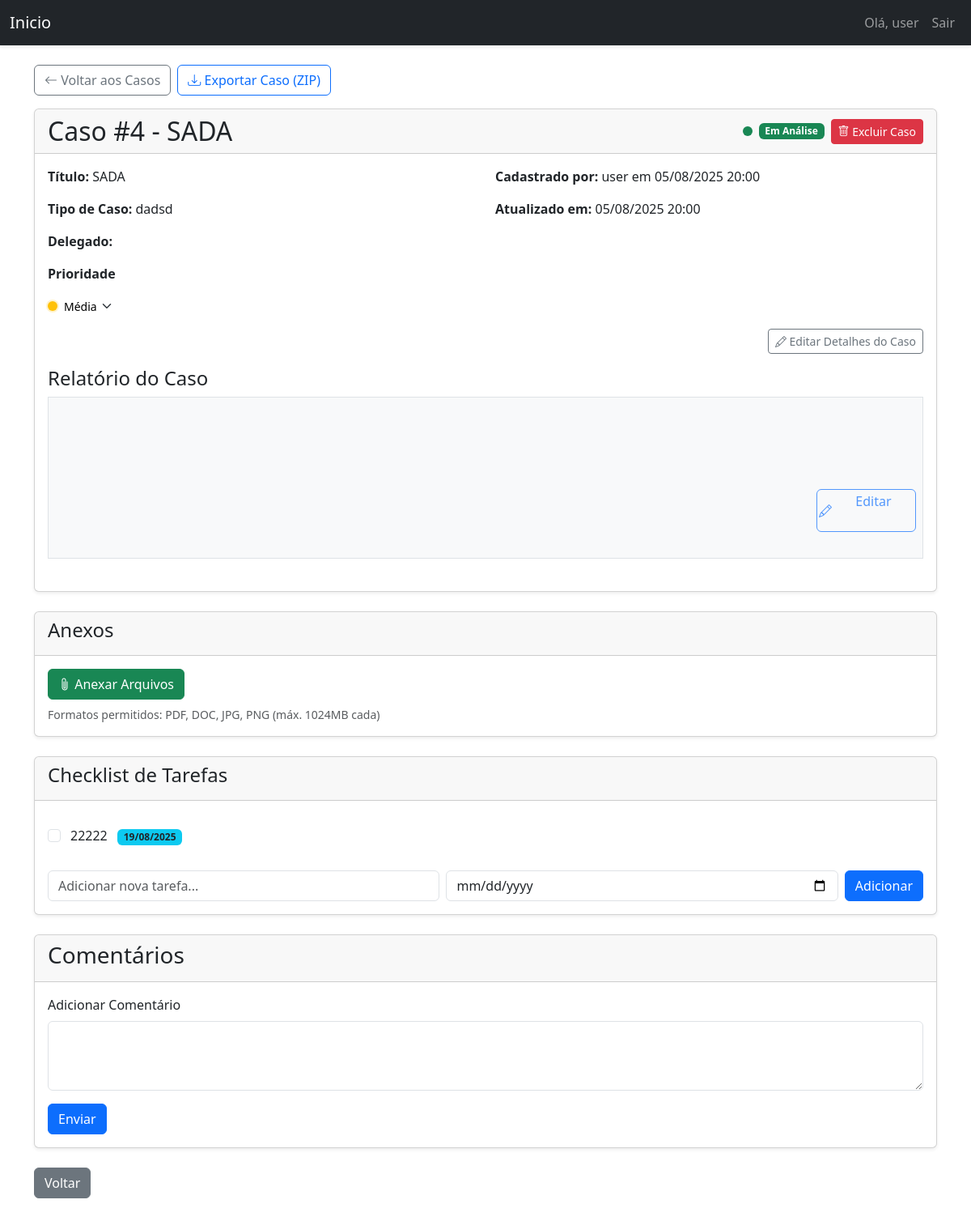
Page /ticket/4 (signed in) on the committed database.
### models.py (models this page shows, shortened)
class User(UserMixin, db.Model):
    id = db.Column(db.Integer, primary_key=True)
    username = db.Column(db.String(64), index=True, unique=True)
    email = db.Column(db.String(120), index=True, unique=True)
    password_hash = db.Column(db.String(128))
    is_admin = db.Column(db.Boolean, default=False)
    tickets = db.relationship('Ticket', backref='author', lazy='dynamic', cascade="all, delete-orphan")
    comments = db.relationship('Comment', backref='author', lazy='dynamic', cascade="all, delete-orphan")
    attachments = db.relationship('Attachment', backref='author', lazy='dynamic')
    appointments = db.relationship('Appointment', backref='user', lazy='dynamic', cascade="all, delete-orphan")
    advogados = db.relationship('Advogado', backref='owner_user', lazy='dynamic', cascade="all, delete-orphan")

class Ticket(db.Model):
    id = db.Column(db.Integer, primary_key=True)
    ticket_code = db.Column(db.String(30), unique=True)
    title = db.Column(db.String(140))
    description = db.Column(db.Text)
    case_number = db.Column(db.String(50))
    status = db.Column(db.String(20), default='Em Análise')
    priority = db.Column(db.String(20), default='Média')
    created_at = db.Column(db.DateTime, index=True, default=datetime.utcnow)
    updated_at = db.Column(db.DateTime, index=True, default=datetime.utcnow)
    user_id = db.Column(db.Integer, db.ForeignKey('user.id'))
    delegado = db.Column(db.String(100))
    comments = db.relationship('Comment', backref='ticket', lazy='dynamic', cascade="all, delete-orphan")
    attachments = db.relationship('Attachment', backref='ticket', lazy='dynamic', cascade="all, delete-orphan")
    todos = db.relationship('TodoItem', backref='ticket', lazy='dynamic', cascade="all, delete-orphan")

class TodoItem(db.Model):
    __tablename__ = 'todo_item'
    id = db.Column(db.Integer, primary_key=True)
    content = db.Column(db.String(300), nullable=False)
    is_completed = db.Column(db.Boolean, default=False, nullable=False)
    created_at = db.Column(db.DateTime, default=datetime.utcnow)
    date = db.Column(db.Date, nullable=True)
    position = db.Column(db.Integer, default=0, nullable=False)
    was_rescheduled = db.Column(db.Boolean, default=False, nullable=False)
    ticket_id = db.Column(db.Integer, db.ForeignKey('ticket.id'), nullable=False)

### triagem/routes/ticket.py (the view)
@ticket_bp.route('/<int:ticket_id>')
@login_required
@ticket_permission_required
def view_ticket(ticket):
    reschedule_overdue_todos()
    comments = ticket.comments.order_by(Comment.created_at).all()
    todos = ticket.todos.order_by(TodoItem.position.asc()).all()
    return render_template('ticket.html', ticket=ticket, comments=comments, todos=todos)

### triagem/templates/ticket.html (shortened to what this page needs)
{% extends "base.html" %}
{% block styles %}
{{ super() }}
<link rel="stylesheet" href="{{ url_for('static', filename='css/ticket.css') }}">
<link rel="stylesheet" href="https://cdn.quilljs.com/1.3.7/quill.snow.css">
{% endblock %}
{% block content %}
<div id="ticket-container"
     data-ticket-id="{{ ticket.id }}"
     data-reorder-url="{{ url_for('ticket.reorder_attachments', ticket_id=ticket.id) }}"
     data-rename-url="{{ url_for('ticket.rename_attachment', ticket_id=ticket.id) }}"
     data-add-todo-url="{{ url_for('ticket.add_todo', ticket_id=ticket.id) }}"
     data-update-todo-url-base="/ticket/todos"
     data-delete-todo-url-base="/ticket/todos"
     data-reorder-todos-url="{{ url_for('ticket.reorder_todos', ticket_id=ticket.id) }}">
    <div class="mb-3 d-flex flex-wrap gap-2">
        <a href="{{ url_for('dashboard.dashboard') }}" class="btn btn-outline-secondary">
            <i class="bi bi-arrow-left"></i> Voltar aos Casos
        </a>
        <a href="{{ url_for('ticket_export_import.export_ticket_zip', ticket_id=ticket.id) }}" class="btn btn-outline-primary">
            <i class="bi bi-download"></i> Exportar Caso (ZIP)
        </a>
    </div>
    <div class="card mb-4">
        <div class="card-header d-flex flex-column flex-sm-row justify-content-between align-items-start align-items-sm-center">
            <h2 class="mb-2 mb-sm-0">Caso #{{ ticket.id }} - {{ ticket.title }}</h2>
            <div class="d-flex align-items-center gap-2">
                {% if current_user.is_admin %}
                <form id="statusForm" method="POST" action="{{ url_for('ticket.update_status', ticket_id=ticket.id) }}" class="d-flex align-items-center gap-2">
                    <div class="status-indicator {% if ticket.status == 'Em Análise' %}bg-success{% elif ticket.status == 'Em Espera' %}bg-warning{% else %}bg-secondary{% endif %}"></div>
                    <select name="status" class="form-select" onchange="this.form.submit()" style="width: auto;">
                        <option value="Em Análise" {% if ticket.status == 'Em Análise' %}selected{% endif %}>Em Análise</option>
                        <option value="Em Espera" {% if ticket.status == 'Em Espera' %}selected{% endif %}>Em Espera</option>
                        <option value="Arquivado" {% if ticket.status == 'Arquivado' %}selected{% endif %}>Arquivado</option>
                    </select>
                </form>
                {% else %}
                <div class="d-flex align-items-center gap-2">
                    <div class="status-indicator {% if ticket.status == 'Em Análise' %}bg-success{% elif ticket.status == 'Em Espera' %}bg-warning{% else %}bg-secondary{% endif %}"></div>
                    <span class="badge {% if ticket.status == 'Em Análise' %}bg-success{% elif ticket.status == 'Em Espera' %}bg-warning{% else %}bg-secondary{% endif %}">{{ ticket.status }}</span>
                </div>
                {% endif %}
                {% if current_user.is_admin or ticket.user_id == current_user.id %}
                <form method="POST" action="{{ url_for('ticket.delete_ticket', ticket_id=ticket.id) }}">
                    <button type="submit" class="btn btn-danger btn-sm" onclick="return confirm('Tem certeza que deseja deletar este Caso permanentemente?')">
                        <i class="bi bi-trash"></i> <span class="d-none d-sm-inline">Excluir Caso</span>
                    </button>
                </form>
                {% endif %}
            </div>
        </div>
        <div class="card-body">
            <div class="row mb-3">
                <div class="col-md-6">
                    <p><strong>Título:</strong> {{ ticket.title }}</p>
                    <p><strong>Tipo de Caso:</strong> {{ ticket.case_number }}</p>
                    <p><strong>Delegado: </strong> {{ ticket.delegado }} </p>
                    <p class="d-flex align-items-center">
                        <strong class="me-2">Prioridade</strong>
                        {% if current_user.is_admin or ticket.user_id == current_user.id %}
                        <form id="priorityForm" method="POST" action="{{ url_for('ticket.update_priority', ticket_id=ticket.id) }}" class="d-inline-flex align-items-center">
                            <span class="priority-icon me-2 {% if ticket.priority == 'Alta' %}priority-high{% elif ticket.priority == 'Média' %}priority-medium{% else %}priority-low{% endif %}"></span>
                            <select name="priority" class="form-select-sm border-0 bg-transparent p-0" onchange="this.form.submit()">
                                <option value="Média" {% if ticket.priority == 'Média' %}selected{% endif %}>Média</option>
                            </select>
                        </form>
                        {% else %}
                        <span class="d-inline-flex align-items-center">
                            <span class="priority-icon me-2 {% if ticket.priority == 'Alta' %}priority-high{% elif ticket.priority == 'Média' %}priority-medium{% else %}priority-low{% endif %}"></span>
                            {{ ticket.priority }}
                        </span>
                        {% endif %}
                    </p>
                </div>
                <div class="col-md-6">
                    <p><strong>Cadastrado por:</strong> {{ ticket.author.username }}  em  {{ ticket.created_at.strftime('%d/%m/%Y %H:%M') }}</p>
                    <p><strong>Atualizado em:</strong> {{ ticket.updated_at.strftime('%d/%m/%Y %H:%M') }}</p>
                </div>
                {% if current_user.is_admin or ticket.user_id == current_user.id %}
                <div class="col-12 text-end">
                    <a href="{{ url_for('ticket.edit_ticket', ticket_id=ticket.id) }}" class="btn btn-sm btn-outline-secondary">
                        <i class="bi bi-pencil"></i> Editar Detalhes do Caso
                    </a>
                </div>
                {% endif %}
            </div>
            <div class="mb-4 position-relative">
                <h4>Relatório do Caso</h4>
                <div id="reportView" class="border p-3 bg-light text-justify" style="white-space: pre-wrap; text-align: justify; min-height: 200px; position: relative;">
                    {% if current_user.is_admin or ticket.user_id == current_user.id %}
                    <div class="position-absolute bottom-0 end-0 m-2">
                        <button class="btn btn-outline-primary btn-edit-report" onclick="enableReportEdit()">
                            <i class="bi bi-pencil"></i> Editar
                        </button>
                    </div>
                    {% endif %}
                </div>
            </div>
        </div>
    </div>
    {% if ticket.attachments.count() > 0 or current_user.is_admin or ticket.user_id == current_user.id %}
    <div class="card mb-4">
        <div class="card-header">
            <h4>Anexos</h4>
        </div>
        <div class="card-body">
            {% if current_user.is_admin or ticket.user_id == current_user.id %}
            <form id="addAttachmentForm" method="POST" action="{{ url_for('ticket.add_ticket_attachment', ticket_id=ticket.id) }}" enctype="multipart/form-data">
                <label for="ticket_attachments" class="btn btn-success">
                    <i class="bi bi-paperclip"></i> Anexar Arquivos
                </label>
                <div id="attachment-upload-status" class="form-text mt-2">
                    Formatos permitidos: PDF, DOC, JPG, PNG (máx. 1024MB cada)
                </div>
            </form>
            {% endif %}
        </div>
    </div>
    {% endif %}
    <div class="card mb-4">
        <div class="card-header">
            <h4>Checklist de Tarefas</h4>
        </div>
        <div class="card-body">
            <div id="todoListContainer">
                {% if todos %}
                    {% for todo in todos %}
                    <div class="todo-item {% if todo.is_completed %}completed{% endif %}" data-id="{{ todo.id }}">
                        <input class="form-check-input" type="checkbox" id="todo-{{ todo.id }}" {% if todo.is_completed %}checked{% endif %}>
                        <label class="form-check-label" for="todo-{{ todo.id }}">
                            {{ todo.content }}
                            {% if todo.date %}
                                <span class="badge bg-info text-dark ms-2">{{ todo.date.strftime("%d/%m/%Y") }}</span>
                            {% endif %}
                        </label>
                    </div>
                    {% endfor %}
                {% else %}
                    <p class="text-muted" id="no-todos-message">Nenhuma tarefa adicionada ainda.</p>
                {% endif %}
            </div>
            {% if current_user.is_admin or ticket.user_id == current_user.id %}
                <form id="addTodoForm" class="d-flex gap-2 mt-3">
                    <input type="text" id="newTodoContent" class="form-control" placeholder="Adicionar nova tarefa..."
                           required>
                    <input type="date" id="newTodoDate" class="form-control">
                    <button type="submit" class="btn btn-primary">Adicionar</button>
                </form>
            {% endif %}
        </div>
    </div>
    <div class="card mb-4">
        <div class="card-header">
            <h3>Comentários</h3>
        </div>
        <div class="card-body">
           <form method="POST" action="{{ url_for('ticket.add_comment', ticket_id=ticket.id) }}">
             <div class="mb-3">
                <label for="content" class="form-label">Adicionar Comentário</label>
                <textarea class="form-control" id="content" name="content" rows="3" required></textarea>
            </div>
            <button type="submit" class="btn btn-primary">Enviar</button>
            </form>
        </div>
    </div>
    <a href="{{ url_for('dashboard.dashboard') }}" class="btn btn-secondary">Voltar</a>
</div>
{% endblock %}

### triagem/templates/base.html (shortened to what this page needs)
<!DOCTYPE html>
<html lang="pt-BR">
<head>
    {% block styles %}
        <link rel="stylesheet" href="https://cdn.jsdelivr.net/npm/bootstrap-icons@1.8.0/font/bootstrap-icons.css">
        <link rel="stylesheet" href="{{ url_for('static', filename='css/triagem.css') }}">
        <link href="https://cdn.jsdelivr.net/npm/bootstrap@5.3.0/dist/css/bootstrap.min.css" rel="stylesheet">
    {% endblock %}
</head>
<body>
    <nav class="navbar navbar-expand-lg navbar-dark bg-dark">
        <div class="container-fluid">
            <a class="navbar-brand" href="{{ url_for('main.index') }}">Inicio</a>
            <div class="collapse navbar-collapse" id="navbarNav">
                <ul class="navbar-nav ms-auto">
                    {% if current_user.is_authenticated %}
                    <li class="nav-item">
                        <span class="nav-link">Olá, {{ current_user.username }}</span>
                    </li>
                    <li class="nav-item">
                        <a class="nav-link" href="{{ url_for('auth.logout') }}">Sair</a>
                    </li>
                    {% else %}
                    <li class="nav-item">
                        <a class="nav-link" href="{{ url_for('auth.login') }}">Login</a>
                    </li>
                    {% endif %}
                </ul>
            </div>
        </div>
    </nav>
    <div class="container mt-4">
        {% block content %}{% endblock %}
    </div>
</body>
</html>

### rows in the picture
User: username "user", author.username "user"
Ticket: id "4", title "SADA", status "Em Análise", case_number "dadsd", priority "Média", created_at "05/08/2025 20:00", updated_at "05/08/2025 20:00"
TodoItem: content "22222", date "19/08/2025"
